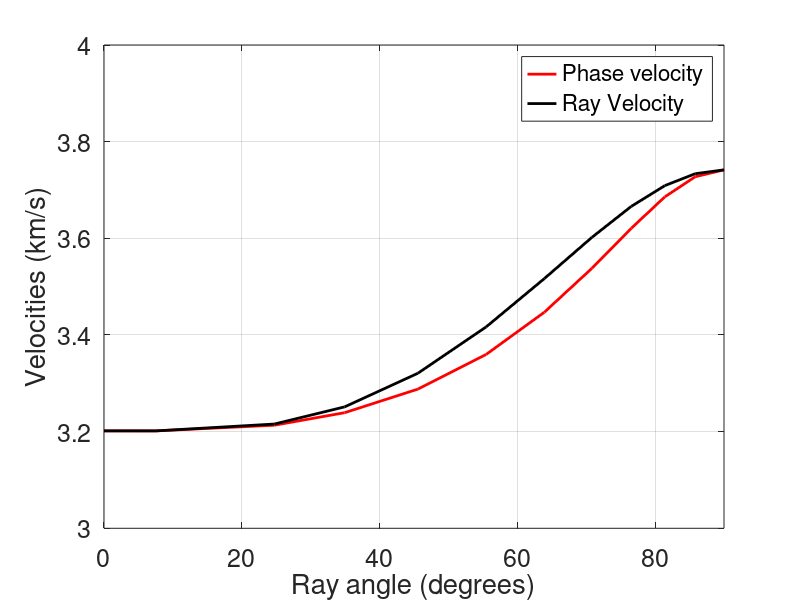

Source code (MATLAB):
%postma_example_1
%  

%theta

theta = [0,pi/24,pi/8,pi/6,5*pi/24,pi/4,7*pi/24,pi/3,3*pi/8,5*pi/12,11*pi/24,pi/2];

%the five elastic constants of the transversely isotropic medium
A = 3.36*10^(11);
C = 2.46*10^(11);
F = 0.97*10^(11);
N = 1.08*10^(11);
L = 0.74*10^(11);
rho = 2.4;

gama  = 0;  %if gamma is zero, the axis of velocity symmetry will be normal to the plane interface 
beta = theta + gama;


%computing the phase velocity from equation 1
%computing the phase velocity from equation 1
P = sqrt(A/L);
Q = sqrt(C/L);
R = sqrt(F/L);
S = sqrt(N/L);

delta = ((R.^(2) + 1).^(2) - (P.^(2) - 1).*(Q.^(2) - 1)).^(1/2);

p1 = (2 + (P^(2) - 1).*((sin(theta)).^(2)) + (Q.^(2) - 1).*((cos(theta)).^(2)))/2;
p2 = ((((P^(2) - 1).*((sin(theta)).^(2)) + (Q.^(2) - 1).*((cos(theta)).^(2))).^(2) + (delta.^(2)).*((sin(2.*theta)).^(2))).^(1/2))/2;

v2_p = sqrt(p1 + p2);
v2_sv = sqrt(p1 - p2);



t1 = (P^(2) - 1).*(sin(2.*theta))./2;
t2 = (Q^(2) - 1).*(sin(2.*theta))./2;
t3 = ((((P^(2) - 1).*((sin(theta)).^(2)) + (Q^(2) - 1).*((cos(theta)).^(2))).^(2))./4 + (delta.^(2)).*((sin(2.*theta)).^(2))./4 ).^(1/2);
t4 = (P.^(2) - Q^(2)).*(sin(theta)).*(cos(theta)).*( (P^(2) - 1 ).*((sin(theta)).^(2)) + (Q.^(2) - 1).*((cos(theta)).^(2)) );
t5 = (delta.^(2)).*(sin(2.*theta)).*cos(2.*theta);

%for p -wave derivative
dv_dtheta_p = ((t1 - t2) + ( (t4 + t5)./(2.*t3)   ) )./(2.*v2_p);
dv_dtheta_p = dv_dtheta_p.*sqrt(L/rho);
v2_p = v2_p*sqrt(L/rho);

%for sv -wave derivative
dv_dtheta_sv = ((t1 - t2) - ( (t4 + t5)./(2.*t3)   ) )./(2.*v2_sv);
dv_dtheta_sv = dv_dtheta_sv.*sqrt(L/rho);
v2_sv = v2_sv*sqrt(L/rho);


%computing the ray velocity and ray angle phi!!
v_phi_p = sqrt( v2_p.^(2) + dv_dtheta_p.^(2) );
phi_p   = atan((1./v2_p).*dv_dtheta_p) + theta;

v_phi_sv = sqrt( v2_sv.^(2) + dv_dtheta_sv.^(2) );
phi_sv   = atan((1./v2_sv).*dv_dtheta_sv) + theta;

%computing the ray parameter for this interface:
p = sin(beta)./v2_p;

%ploting
plot(phi_p.*180/pi,v2_p./10^(5),'-r','linewidth',2);
hold on
plot(phi_p.*180/pi,v_phi_p./10^(5),'-k','linewidth',2);
set(gca,'fontsize',18)
ylabel('Velocities (km/s)')
xlabel('Ray angle (degrees)');
xlim([0 90])
ylim([3 4])
legend('Phase velocity','Ray Velocity')
grid on





